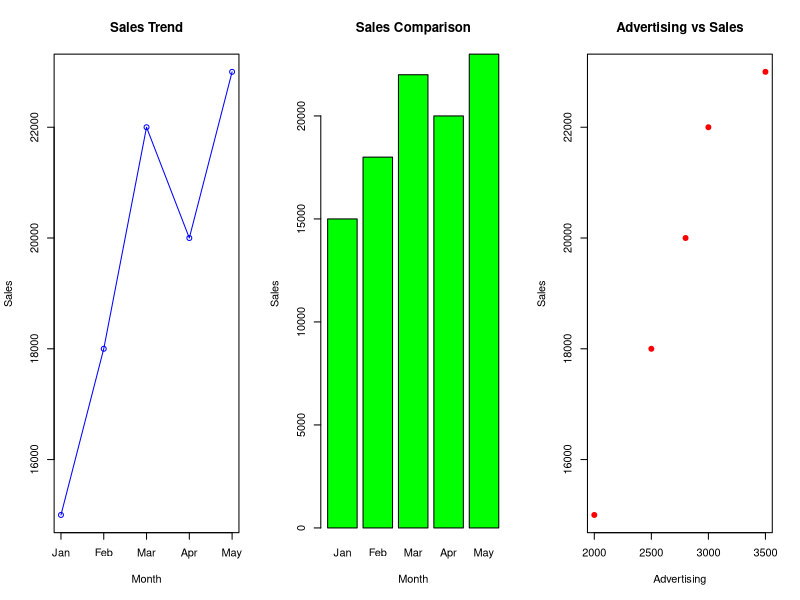

Reproduce this figure in R.
# Monthly Sales Dataset
month <- c("Jan","Feb","Mar","Apr","May")
sales <- c(15000,18000,22000,20000,23000)
advertising <- c(2000,2500,3000,2800,3500)

# Display 3 graphs together
par(mfrow=c(1,3))

# 1. Line Chart
plot(sales,
     type="o",
     col="blue",
     xaxt="n",
     main="Sales Trend",
     xlab="Month",
     ylab="Sales")
axis(1,at=1:5,labels=month)

# 2. Bar Chart
barplot(sales,
        names.arg=month,
        col="green",
        main="Sales Comparison",
        xlab="Month",
        ylab="Sales")

# 3. Scatter Plot
plot(advertising,sales,
     pch=19,
     col="red",
     main="Advertising vs Sales",
     xlab="Advertising",
     ylab="Sales")

# Reset Layout
par(mfrow=c(1,1))
